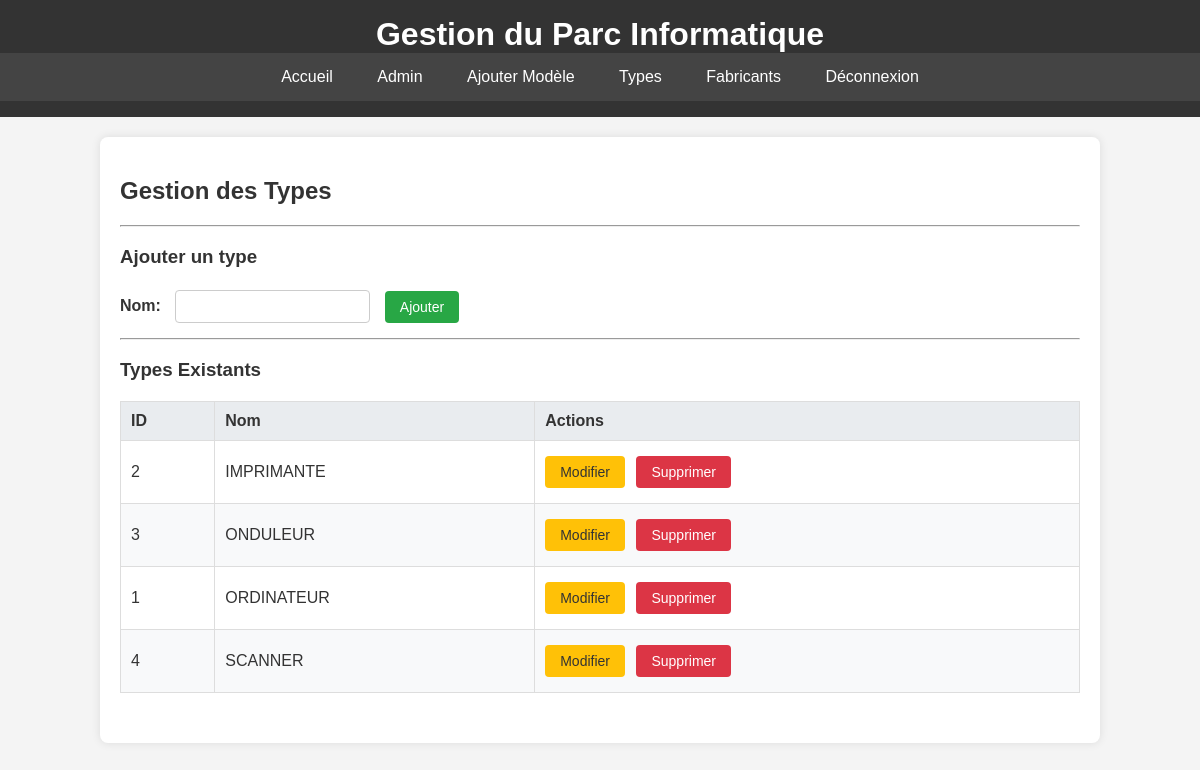
Screenshot of /admin/types (signed in) with the database file from the repository.
### Gestion Materials/app.py (models this page shows, shortened)
class Type(db.Model):
    id = db.Column(db.Integer, primary_key=True)
    nom = db.Column(db.String(80), unique=True, nullable=False)
    modeles = db.relationship('Modele', backref='type', lazy=True)

### Gestion Materials/app.py (the view, shortened to what this page needs)
@app.route('/admin/types', methods=['GET', 'POST'])
@login_required
def admin_types():
    tous_types = Type.query.order_by(Type.nom).all()
    return render_template('admin_types.html', types=tous_types)

### Gestion Materials/app.py (called while the page is built)
def login_required(f):
    @wraps(f)
    def decorated_function(*args, **kwargs):
        if 'logged_in' not in session:
            flash('Veuillez vous connecter pour accéder à cette page.', 'warning')
            return redirect(url_for('admin_login'))
        return f(*args, **kwargs)
    return decorated_function

### Gestion Materials/templates/admin_types.html (shortened to what this page needs)
{% extends "base.html" %}
{% block content %}
    <h2>Gestion des Types</h2>
    <hr>
    <h3>Ajouter un type</h3>
    <form method="post" action="{{ url_for('admin_types') }}" class="add-form">
        <div>
            <label for="nom">Nom:</label>
            <input type="text" id="nom" name="nom" required>
            <button type="submit" class="btn btn-add">Ajouter</button>
        </div>
    </form>
    <hr>
    <h3>Types Existants</h3>
    {% if types %}
        <table class="table-admin">
            <thead>
                <tr>
                    <th>ID</th>
                    <th>Nom</th>
                    <th>Actions</th>
                </tr>
            </thead>
            <tbody>
                {% for type in types %}
                <tr>
                    <td>{{ type.id }}</td>
                    <td>{{ type.nom }}</td>
                    <td class="actions">
                        <a href="{{ url_for('admin_edit_type', id=type.id) }}" class="btn btn-edit">Modifier</a>
                        <form method="post" action="{{ url_for('admin_delete_type', id=type.id) }}" onsubmit="return confirm('Êtes-vous sûr de vouloir supprimer ce type ?');">
                            <button type="submit" class="btn btn-delete">Supprimer</button>
                        </form>
                    </td>
                </tr>
                {% endfor %}
            </tbody>
        </table>
    {% else %}
        <p>Aucun type n'a été ajouté pour le moment.</p>
    {% endif %}
{% endblock %}

### Gestion Materials/static/style.css (style rules this page uses)
body { font-family: 'Arial', sans-serif; margin: 0; padding: 0; background-color: #f4f4f4; color: #333; }

### Gestion Materials/templates/admin_types.html (style rules this page uses)
.add-form div { margin-bottom: 10px; }
.add-form label { font-weight: bold; margin-right: 10px; }
.add-form input[type="text"] { padding: 8px; border: 1px solid #ccc; border-radius: 4px; margin-right: 10px; }

### Gestion Materials/templates/base.html (style rules this page uses)
.btn { display: inline-block; padding: 8px 15px; border: none; border-radius: 4px; cursor: pointer; color: white; text-decoration: none; font-size: 14px; text-align: center; vertical-align: middle; margin: 5px 5px 5px 0; }
.btn-add { background-color: #28a745; }
.btn-edit { background-color: #ffc107; color: #333; }
.btn-delete { background-color: #dc3545; }
.table-admin { width: 100%; border-collapse: collapse; margin-top: 20px; margin-bottom: 30px; }
.table-admin th, .table-admin td { border: 1px solid #ddd; padding: 10px; text-align: left; vertical-align: middle; }
.table-admin th { background-color: #e9ecef; }
.table-admin tr:nth-child(even) { background-color: #f8f9fa; }
.table-admin .actions form { display: inline-block; margin: 0 2px; }

### rows the page displays
Type: id "2", nom "IMPRIMANTE"
Type: id "3", nom "ONDULEUR"
Type: id "1", nom "ORDINATEUR"
Type: id "4", nom "SCANNER"
